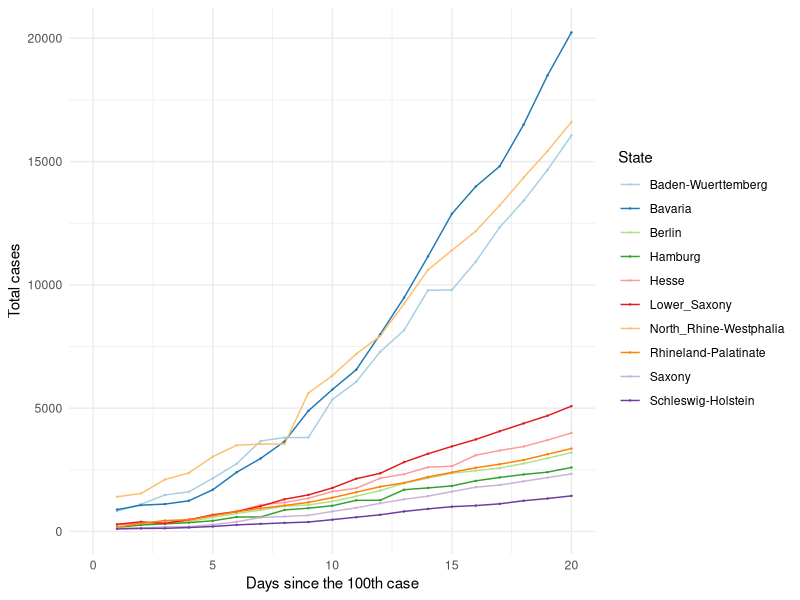
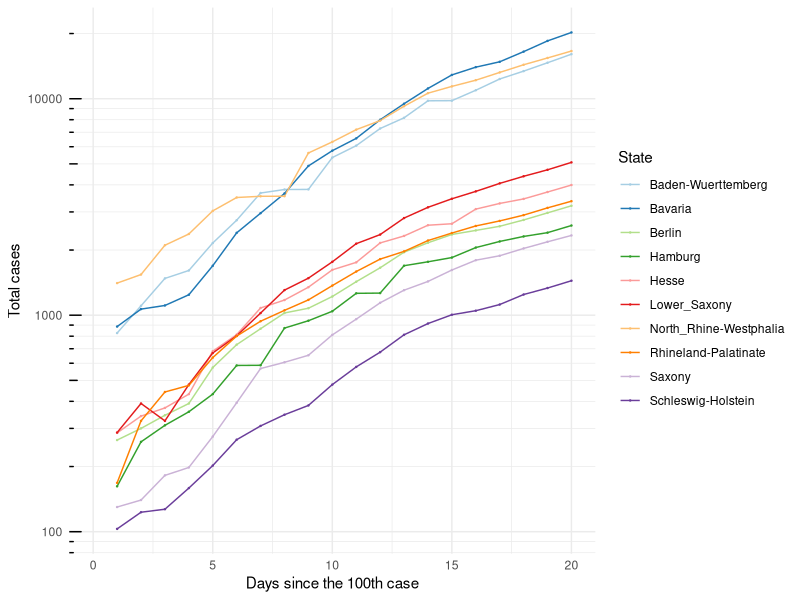
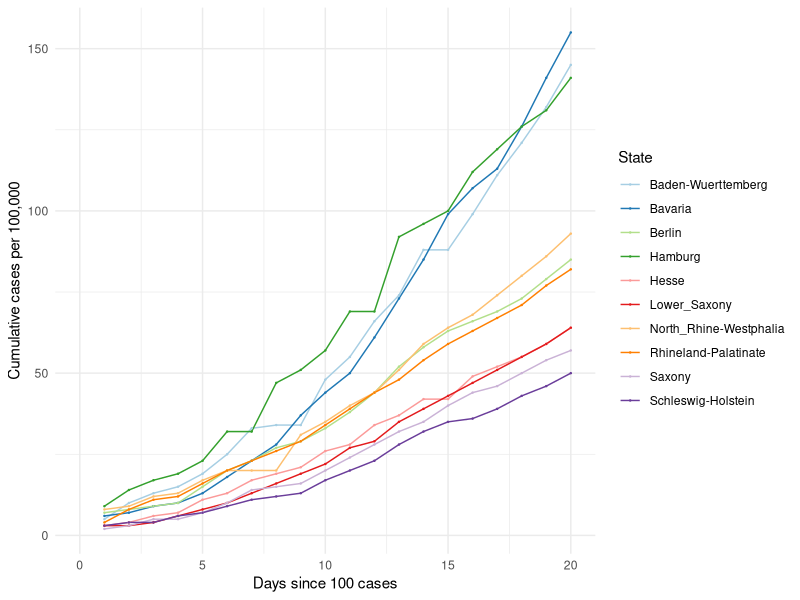
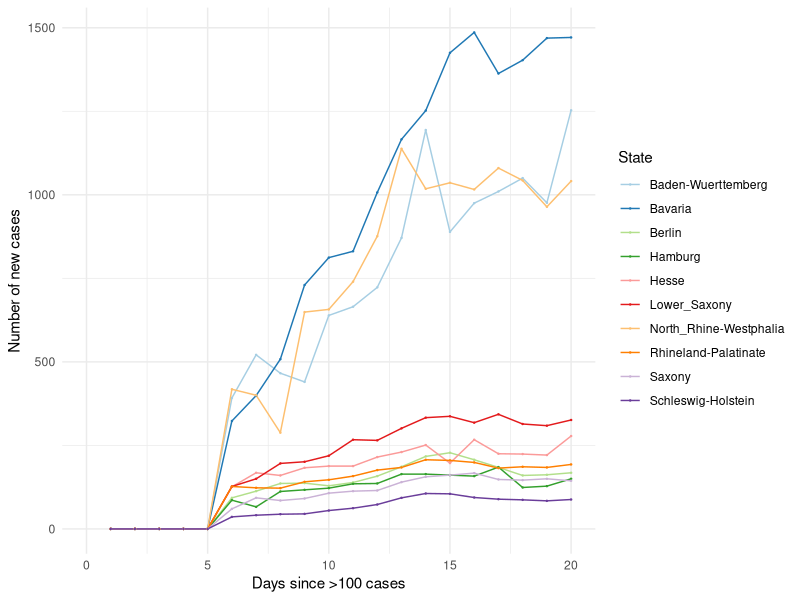
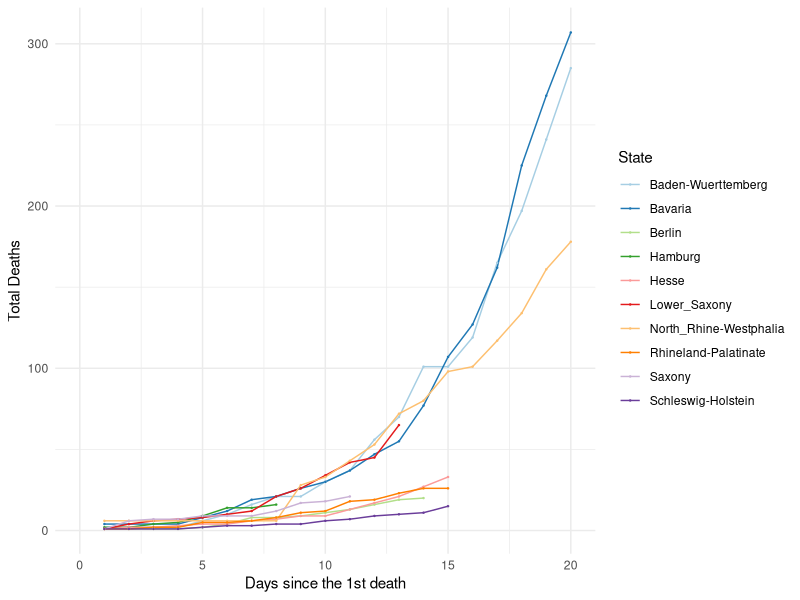

Recreate these plots in R, in order.
## ---- chunk 1

knitr::opts_chunk$set(echo=TRUE, collapse = TRUE)

libload<-function(...) {
    libs<-unlist(list(...))
    req<-unlist(lapply(libs,require,character.only=TRUE))
    need<-libs[req==FALSE]
    if(length(need)>0){ 
        install.packages(need, repos = "https://ftp.fau.de/cran/")
        lapply(need, require, character.only=TRUE)
    }
}
packages <- c("data.table", "ggplot2", "dplyr", "stats", "RColorBrewer", "readr", "here")
libload(packages)


`%notin%` <- function(x,y) !(x %in% y) 
cumulative.cases <- read_csv(here("static", "data", "Germany10States.csv"))


## ---- chunk 2

## 10 States with the highest cumulative cases ##
#################################################

states.filter <- cumulative.cases[cumulative.cases$Days_100 >= 0,]
states.sel <- unique(states.filter$State)

# Choose all the data points for the selected countries starting from Days_100 > 0
states.final <- states.filter[states.filter$State %in% states.sel & states.filter$Days_100 > 0,]

# Plot 1 == Linear scale for total number of cases
cum.plot <- ggplot(data=states.final, aes(x=Days_100, y=Total_Cases, group=State, color=State)) +
            geom_line() + geom_point(size = 0.2) + scale_color_brewer(palette = 'Paired') +
            scale_x_continuous('Days since the 100th case', limits=c(0,20)) + scale_y_continuous("Total cases") + 
            #ggtitle('Linear scale') +
            theme_minimal()

print(cum.plot)

## ---- chunk 3

## Logarithmic scale ##
#######################

base_breaks <- function(n = 10){
  function(x) {
    axisTicks(log10(range(x, na.rm = TRUE)), log = TRUE, n = n)
  }
}

logbreaks <- 10^(-10:10)
logminor_breaks <- rep(1:9, 21)*(10^rep(-10:10, each=9))

cum.plot2 <- ggplot(data=states.final, aes(x=Days_100, y=Total_Cases, group=State, color=State)) +
  geom_line() + geom_point(size=0.2) + scale_color_brewer(palette = 'Paired') +
  scale_x_continuous(name='Days since the 100th case', limits=c(0,20)) + 
  scale_y_continuous(name="Total cases", trans = 'log10', breaks = logbreaks, minor_breaks = logminor_breaks) +
  annotation_logticks(sides="l") + 
  #ggtitle('Logarithmic scale') +
  theme_minimal()

print(cum.plot2)

## ---- chunk 4

# Plot 1 == Linear scale for total number of cases
per100.plot <- ggplot(data=states.final, aes(x=Days_100, y=Per100, group=State, color=State)) +
            geom_line() + geom_point(size = 0.2) + scale_color_brewer(palette = 'Paired') +
            scale_x_continuous('Days since 100 cases', limits=c(0,20)) + scale_y_continuous("Cumulative cases per 100,000") + 
            #ggtitle('Linear scale') +
            theme_minimal()

print(per100.plot)

## ---- chunk 5
#new.cases <- read_csv(here("static", "data", "GermanyNewCases10States.csv"))

newcase5.plot <- ggplot(data=states.final, aes(x=Days_100, y=Avg_5days, group=State, color=State)) +
            geom_line() + geom_point(size = 0.2) + scale_color_brewer(palette = 'Paired') +
            scale_x_continuous(name='Days since >100 cases', limits=c(0,20)) + 
            scale_y_continuous(name="Number of new cases") + 
            #ggtitle('Linear scale') +
            theme_minimal()   #+ theme(axis.text.x = element_text(angle=45, hjust=0.5, vjust=0.5))

print(newcase5.plot)
 
## ---- chunk 6
#num.deaths <- read_csv(here("static", "data", "GermanyTotalDeaths10States.csv"))

# Choose all the data points for the selected countries starting from Days_1 > 0
deaths.final <- states.final[states.final$DeathsDays_1 > 0,]

# Plot 1 == Linear scale for total number of cases
deaths.plot <- ggplot(data=deaths.final, aes(x=DeathsDays_1, y=Deaths, group=State, color=State)) +
            geom_line() + geom_point(size = 0.2) + scale_color_brewer(palette = 'Paired') +
            scale_x_continuous('Days since the 1st death', limits=c(0,20)) + scale_y_continuous("Total Deaths") + 
            #ggtitle('Linear scale') +
            theme_minimal()

print(deaths.plot)
